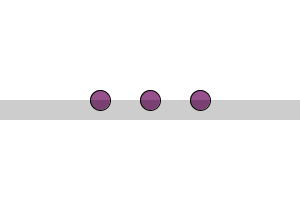
Frame 1 (no input)
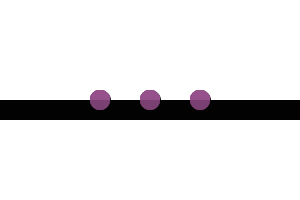
Frame 60 (the mouse pressed at the canvas centre just before this capture)
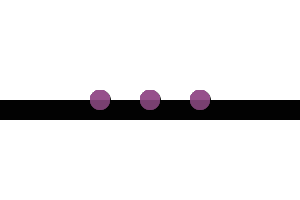
Frame 120 (the mouse held since frame 60 and released just before this capture)

The Processing sketch that drew these frames (run headless with seeded random() and noise(); from frame 60 on, the mouse is pressed at the canvas centre):

// Processing sketch: processing_73034
// ── processing_73034.pde

/* in this example, ellipses are placed/positioned using the
width and height system variables.

Developed by: Laura Maye, University of Limerick
*/

void setup()
{
  size(300, 200);
  background(255);
  smooth();
}

void draw()
{
  fill(150, 80, 140);
  ellipse(width/3, height/2, 20, 20); //ellipse x = 300 / 3, ellipse y = 200/2
  ellipse(width/2, height/2, 20, 20);
  ellipse(width/3*2, height/2, 20, 20); //ellipse x = 300 / 3 * 2
  fill(0, 50);
  noStroke();
  rect(0, height/2, 400, 20);
}
